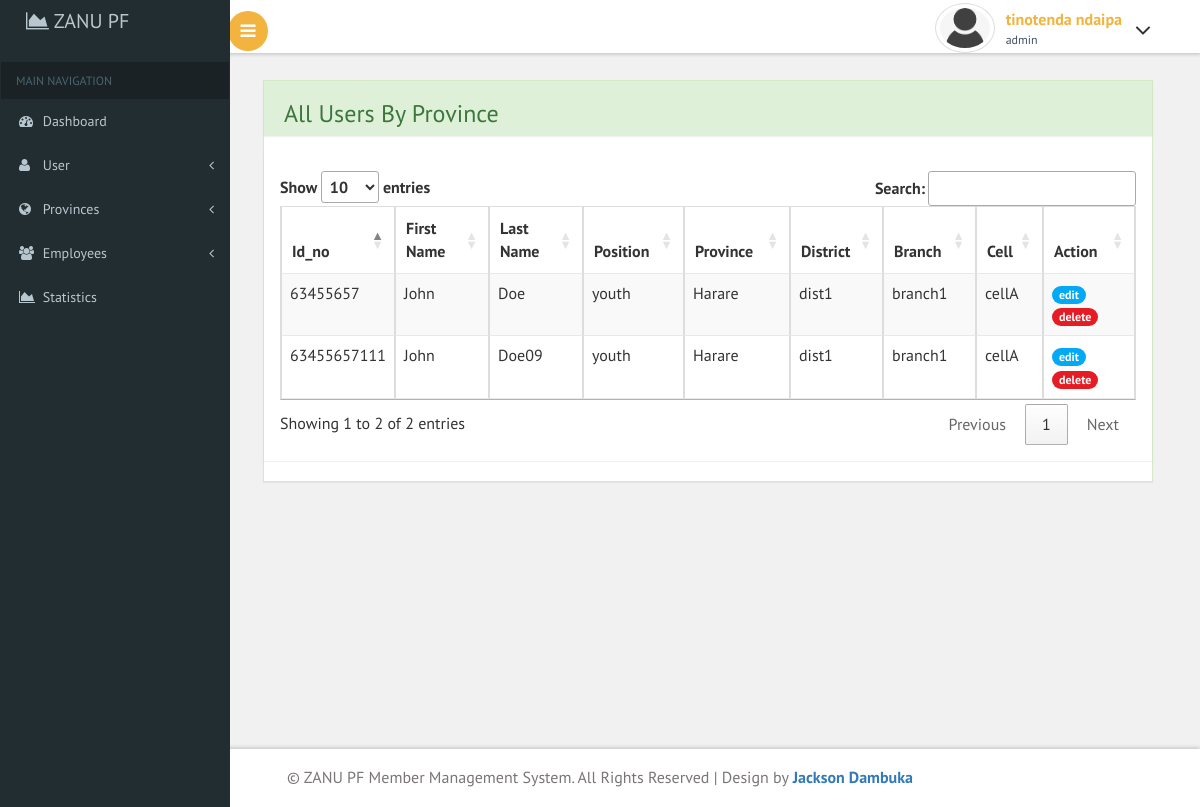
The app's page /province.php?id=1 (signed in) with its own data.
### tables this page shows
CREATE TABLE `people` (
  `id` int(11) NOT NULL,
  `id_no` varchar(20) NOT NULL,
  `firstname` varchar(200) NOT NULL,
  `lastname` varchar(200) NOT NULL,
  `DOB` date NOT NULL,
  `gender` varchar(20) NOT NULL,
  `department` varchar(100) NOT NULL,
  `province_id` int(4) NOT NULL,
  `district` varchar(10) NOT NULL,
  `branch` varchar(10) NOT NULL,
  `cell` varchar(10) NOT NULL
);

CREATE TABLE `provinces` (
  `province_id` int(11) NOT NULL,
  `province_name` varchar(100) NOT NULL
);

### province.php (the view, shortened to what this page needs)
<?php include "includes/header.php"; ?>
<?php
$id = $_GET['id'];
$query ="SELECT * FROM people where province_id=$id";
$statement = $db->prepare($query);
$statement->execute();
$result = $statement->fetchAll();
?>
<div id="page-wrapper">
    <div class="row">
        <div class="col-md-12">
            <div class="panel panel-success">
                <div class="panel panel-heading">
                    <h3>All Users By Province</h3>
                </div>
                <div class="panel panel-body">
                    <table id="all_users_by_p" class="table table-striped table-bordered" >
                        <thead>
                            <tr>
                                <th>id_no</th>
                                <th>First Name</th>
                                <th>Last Name</th>
                                <th>Position</th>
                                <th>Province</th>
                                <th>District</th>
                                <th>Branch</th>
                                <th>Cell</th>
                                <th align="center">Action</th>
                            </tr>
                        </thead>
                        <tbody class="search_into">
                        <?php foreach($result as $row) : ?>
                            <tr>
                                <td><?php echo $row['id_no'] ?></td>
                                <td><?php echo $row['firstname'] ?></td>
                                <td><?php echo $row['lastname'] ?></td>
                                <td><?php echo $row['department'] ?></td>
                                <?php
                                    $query ="SELECT * FROM provinces where province_id=".$row['province_id'];
                                    $statement = $db->prepare($query);
                                    $statement->execute();
                                    $result = $statement->fetchAll();
                                    $province=$result[0]['province_name'];
                                ?>
                                <td><?php echo $province ?></td>
                                <td><?php echo $row['district'] ?></td>
                                <td><?php echo $row['branch'] ?></td>
                                <td><?php echo $row['cell'] ?></td>
                                <td><a href="edit_user.php?id=<?php echo $row['id'] ?>" class="badge badge-primary">edit</a><a href="delete_user.php?id=<?php echo $row['id'] ?>" class="badge badge-danger">delete</a></td>
                            </tr>
                        <?php endforeach; ?>
                        </tbody>
                    </table>
                </div>
            </div>
        </div>
    </div>
</div>
<?php include "includes/footer.php"; ?>

### css/custom.css (style rules this page uses)
#page-wrapper { padding:5em 2em 2.5em; background-color: #F1F1F1; }

### records on screen
people: id_no "63455657", firstname "John", lastname "Doe", department "youth", province.province_name "Harare", district "dist1", branch "branch1", cell "cellA"
people: id_no "63455657111", firstname "John", lastname "Doe09", department "youth", province.province_name "Harare", district "dist1", branch "branch1", cell "cellA"

### other values on screen
$_SESSION['fname'] "tinotenda"
$_SESSION['lname'] "ndaipa"
$_SESSION['role'] "admin"
